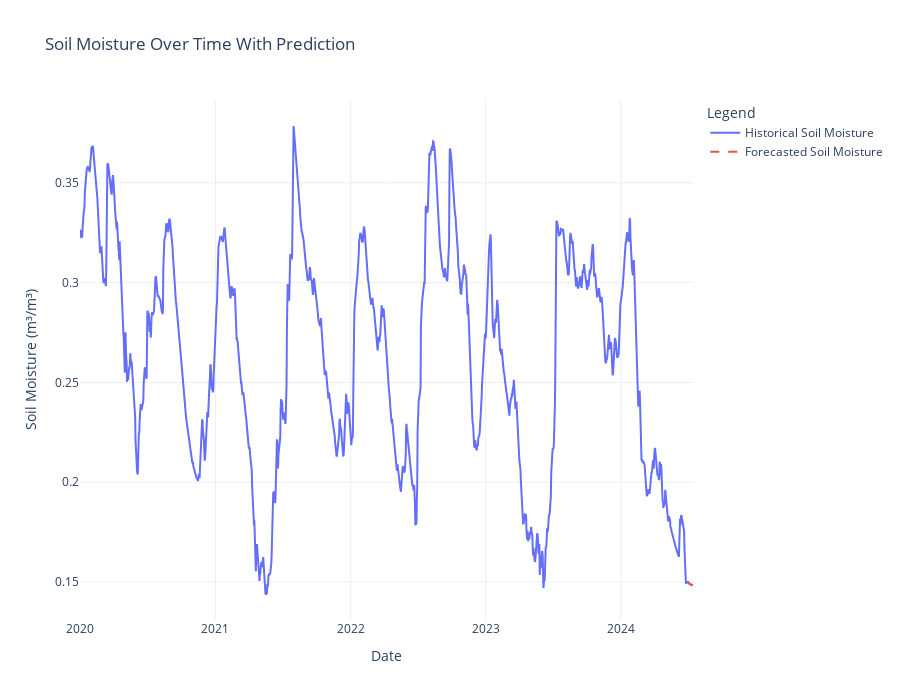

This figure's notebook cell:
### Markdown cell above
## Visualizing forecasted Soil moisture with Historical data

### Code cell
import plotly.graph_objects as go

# Create a figure
fig = go.Figure()

# Add the historical soil moisture line
fig.add_trace(go.Scatter(
    x=historical_data_with_forcast_data.index, 
    y=historical_data_with_forcast_data["soil_moisture_28_to_100cm (m³/m³)"],
    mode='lines',
    name='Historical Soil Moisture'
))

# Add the forecasted soil moisture line
fig.add_trace(go.Scatter(
    x=forecasted_values_df.index, 
    y=forecasted_values_df["soil_moisture_28_to_100cm (m³/m³)"],
    mode='lines',
    name='Forecasted Soil Moisture',
    line=dict(dash='dash')  # This creates a dashed line
))

# Update layout for the figure
fig.update_layout(
    title='Soil Moisture Over Time With Prediction',
    xaxis_title='Date',
    yaxis_title='Soil Moisture (m³/m³)',
    legend_title='Legend',
    template='plotly_white',  # Optional: set a template
    width=900,  # Width of the plot
    height=700  # Height of the plot
)

# Show the figure
fig.show()

### Figure 1 — Plotly figure (JSON) as saved in the notebook; plotly's stock layout.template omitted (floating-point values rounded to 4 significant figures; data arrays with more than 128 entries replaced by an {"elided": "..."} marker saying what was removed)
{"data": [{"mode": "lines", "name": "Historical Soil Moisture", "type": "scatter", "x": {"elided": "1657 str values"}, "y": {"elided": "1657 float values"}}, {"line": {"dash": "dash"}, "mode": "lines", "name": "Forecasted Soil Moisture", "type": "scatter", "x": ["2024-07-01T00:00:00", "2024-07-02T00:00:00", "2024-07-03T00:00:00", "2024-07-04T00:00:00", "2024-07-05T00:00:00", "2024-07-06T00:00:00", "2024-07-07T00:00:00", "2024-07-08T00:00:00", "2024-07-09T00:00:00", "2024-07-10T00:00:00", "2024-07-11T00:00:00", "2024-07-12T00:00:00", "2024-07-13T00:00:00", "2024-07-14T00:00:00"], "y": [0.15, 0.1494, 0.1492, 0.1491, 0.1489, 0.1488, 0.1488, 0.1489, 0.1488, 0.1488, 0.1487, 0.1485, 0.1484, 0.1483]}], "layout": {"height": 700, "legend": {"title": {"text": "Legend"}}, "title": {"text": "Soil Moisture Over Time With Prediction"}, "width": 900, "xaxis": {"title": {"text": "Date"}}, "yaxis": {"title": {"text": "Soil Moisture (m³/m³)"}}}}
